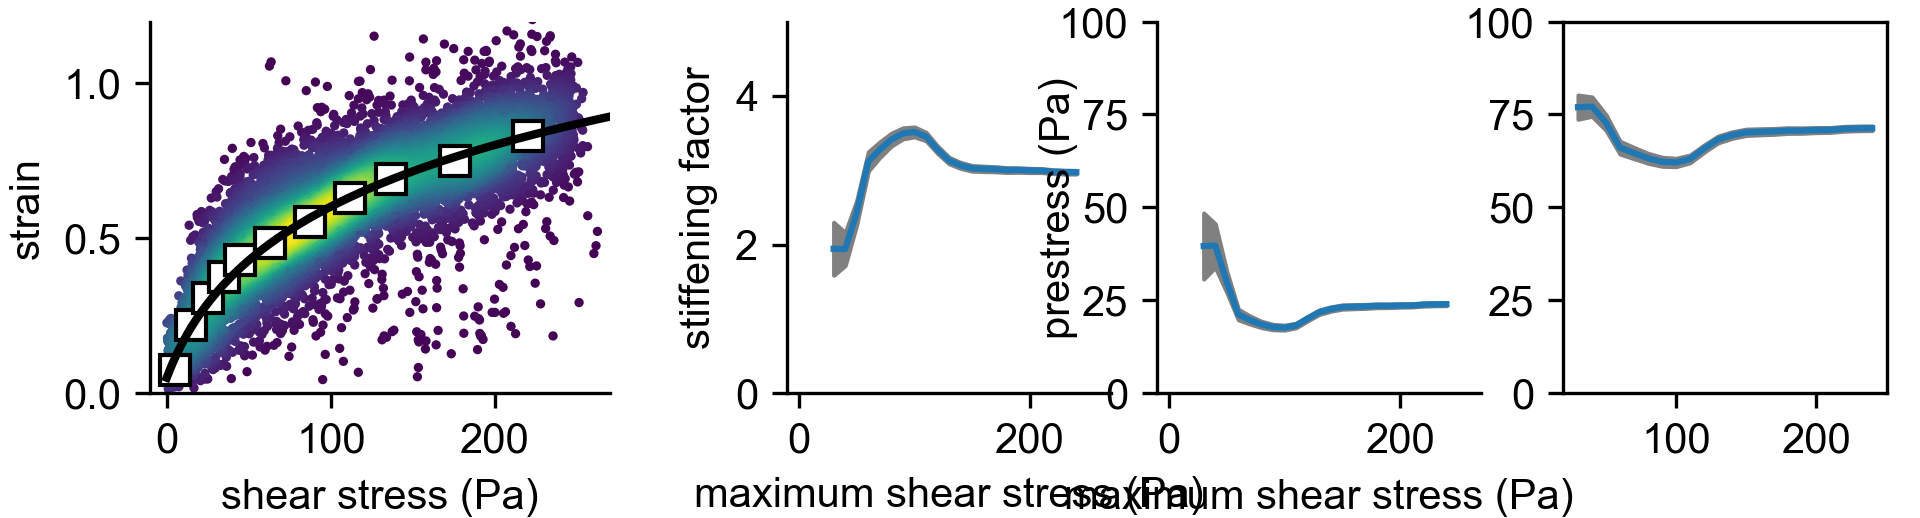

The script that drew this image:
# -*- coding: utf-8 -*-
"""
Created on Tue May 22 2020

@author: Ben

# This program reads a txt file with the analyzed cell position, shape (semi-major and semi-minor axis etc.),
# computes the cell strain and the fluid shear stress acting on each cell,
# plots the data (strain versus stress) for each cell using a kernel density estimate for the datapoint color,
# and fits a stress stiffening equation to the data 
# The results such as maximum flow speed, cell mechanical parameters, etc. are stored in 
# the file 'all_data.txt' located at the same directory as this script 
"""
import matplotlib.pyplot as plt
from matplotlib.backends.backend_pdf import PdfPages
from scripts.helper_functions import getInputFile, getConfig, getData, getInputFolder
from scripts.helper_functions import refetchTimestamps, getVelocity, filterCells, correctCenter, getStressStrain, fitStiffness
from scripts.helper_functions import initPlotSettings, plotVelocityProfile, plotStressStrain, plotMessurementStatus
from scripts.helper_functions import storeEvaluationResults, plotDensityScatter, plotStressStrainFit, plotBinnedData
import numpy as np
import pandas as pd
import glob
from pathlib import Path
import pylustrator
pylustrator.start()
ax = None

xlimits = [-40, 300]
ylimits = [-0.1, 1.1]

def plotPathList(paths):
    global ax
    paths = list(paths)
    print(paths)
    fit_data = []

    data_list = []
    for index, file in enumerate(paths):
        output_file = Path(str(file).replace("_result.txt", "_evaluated.csv"))

        # load the data and the config
        data = getData(file)
        config = getConfig(file)

        """ evaluating data"""
        if not output_file.exists():
            #refetchTimestamps(data, config)

            getVelocity(data, config)

            # take the mean of all values of each cell
            data = data.groupby(['cell_id']).mean()

            correctCenter(data, config)

            data = filterCells(data, config)

            # reset the indices
            data.reset_index(drop=True, inplace=True)

            getStressStrain(data, config)

            #data = data[(data.stress < 50)]
            data.reset_index(drop=True, inplace=True)

            data["area"] = data.long_axis * data.short_axis * np.pi
            data.to_csv(output_file, index=False)

        data = pd.read_csv(output_file)

        if 0:
            plt.plot(data.rp, data.angle, "o")
            plt.axhline(0)
            plt.axvline(0)
            plt.axhline(45)
            plt.axhline(-45)
            print(data.angle)
            plt.show()


        #data = data[(data.area > 0) * (data.area < 2000) * (data.stress < 250)]
        #data.reset_index(drop=True, inplace=True)

        data_list.append(data)


    data = pd.concat(data_list)
    data.reset_index(drop=True, inplace=True)

    getStressStrain(data, config)


    if 0:
        if 1:
            data.strain[(data.angle > 0) & (data.rp > 0)] *= -1
            data.strain[(data.angle < 0) & (data.rp < 0)] *= -1
        else:
            data.strain[(data.angle > 45)] *= -1
            data.strain[(data.angle < -45)] *= -1

    fits = []
    errors = []

    for i in np.arange(30, 250, 10):
        data2 = data[data.stress < i].reset_index(drop=True)
        print(i, len(data2))

        fitStiffness(data2, config)
        fits.append(config["fit"]["p"])
        errors.append(config["fit"]["err"])
        print("err", config["fit"]["err"], errors)

    plotDensityScatter(data.stress, data.strain)
    plotStressStrainFit(data, config)
    plotBinnedData(data.stress, data.strain, [0, 10, 20, 30, 40, 50, 75, 100, 125, 150, 200, 250])
    #plt.title(f'{config["fit"]["p"][0] * config["fit"]["p"][1]:.2f}')
    fit_data.append(config["fit"]["p"][0] * config["fit"]["p"][1])

    return fits, errors#fit_data


#""" loading data """
## get the results file (by config parameter or user input dialog)
datasets = [
    {
        "datafiles": [
            Path(r"\\131.188.117.96\biophysDS\emirzahossein\microfluidic cell rhemeter data\microscope4_baslercamera\2020_may\2020_05_22_alginateDMEM2%"),
        #    Path(r"Z:\emirzahossein\data\microscope4_baslercamera\2020_july\07_07_2020_alginate2%_rpmi_no_fcs_time"),
        ],
        "rows": 1,
        "cols": 12,
        "range": range(2, 11, 2),
        "fitfunc": "line",
        "repetition": 1,
}
]

rows = 1
cols = 4
#row_index = 0
data_index = -1
dataset = datasets[0]
datafiles = dataset["datafiles"]
for data_index, datafile in enumerate(datafiles):
    data_index += 1
    paths = []
    pressures = []
    ax = None
    datafiles = dataset["datafiles"]
    #
    for index, file in enumerate(Path(datafile).glob("**/*_result.txt")):
        config = getConfig(file)
        paths.append(file)
        pressures.append(config['pressure_pa'] / 100_000)

    paths = np.array(paths)
    pressures = np.array(pressures)

    unique_pressures = np.unique(pressures)
    unique_pressures = [3]#unique_pressures[unique_pressures > 0.5]
    print(unique_pressures)

    fit_data = []
    index = 1

    #for data_index, datafile in enumerate(datafiles):
    fit_data = []
    index = 1
    for pressure in unique_pressures:
        print(rows, cols, index, data_index)
        if ax is None:
            ax = plt.subplot(rows, cols, index)
        else:
            ax = plt.subplot(rows, cols, index)#, sharex=ax, sharey=ax)

        if index != 1:
            plt.tick_params(labelleft='off')
        else:
            plt.ylabel("strain")

        if data_index < rows-1:
            plt.tick_params(labelbottom='off')
        else:
            plt.xlabel("stress (pa)")

        f, errors = plotPathList(paths[pressures==pressure])
        fit_data.append(f)
        index += 1

    x = np.arange(30, 250, 10)
    fit_data = np.array(fit_data)[0]
    errors = np.array(errors)
    print("fit_data", fit_data.shape, errors.shape)
    plt.subplot(1, 4, 2)
    plt.fill_between(x, fit_data[:, 0]+errors[:, 0], fit_data[:, 0]-errors[:, 0], color="gray")
    plt.plot(x, fit_data[:, 0])
    plt.subplot(1, 4, 3)
    plt.fill_between(x, fit_data[:, 1]+errors[:, 1], fit_data[:, 1]-errors[:, 1], color="gray")
    plt.plot(x, fit_data[:, 1])

    plt.subplot(1, 4, 4)
    plt.fill_between(x, fit_data[:, 0]*fit_data[:, 1]+errors[:, 2], fit_data[:, 0]*fit_data[:, 1]-errors[:, 2], color="gray")
    plt.plot(x, fit_data[:, 0]*fit_data[:, 1])

#plt.legend()
#% start: automatic generated code from pylustrator
plt.figure(1).ax_dict = {ax.get_label(): ax for ax in plt.figure(1).axes}
import matplotlib as mpl
plt.figure(1).set_size_inches(16.260000/2.54, 4.390000/2.54, forward=True)
plt.figure(1).axes[0].set_position([0.078263, 0.240487, 0.239173, 0.717020])
plt.figure(1).axes[0].set_xlim(-10.0, 270.0)
plt.figure(1).axes[0].set_xticklabels(["0", "100", "200"])
plt.figure(1).axes[0].set_xticks([0.0, 100.0, 200.0])
plt.figure(1).axes[0].set_xticks([np.nan], minor=True)
plt.figure(1).axes[0].set_ylim(0.0, 1.2)
plt.figure(1).axes[0].spines['right'].set_visible(False)
plt.figure(1).axes[0].spines['top'].set_visible(False)
plt.figure(1).axes[0].get_xaxis().get_label().set_text("shear stress (Pa)")
plt.figure(1).axes[0].get_yaxis().get_label().set_text("strain")
plt.figure(1).axes[1].set_position([0.410016, 0.240487, 0.168478, 0.717020])
plt.figure(1).axes[1].set_xlim(-10.0, 270.0)
plt.figure(1).axes[1].set_xticks([np.nan], minor=True)
plt.figure(1).axes[1].set_ylim(0.0, 5.0)
plt.figure(1).axes[1].spines['right'].set_visible(False)
plt.figure(1).axes[1].spines['top'].set_visible(False)
plt.figure(1).axes[1].xaxis.labelpad = 3.716691
plt.figure(1).axes[1].get_xaxis().get_label().set_text("maximum shear stress (Pa)")
plt.figure(1).axes[1].get_yaxis().get_label().set_text("stiffening factor")
plt.figure(1).axes[2].set_position([0.602707, 0.240487, 0.168478, 0.717020])
plt.figure(1).axes[2].set_xlim(-10.0, 270.0)
plt.figure(1).axes[2].set_xticks([np.nan], minor=True)
plt.figure(1).axes[2].set_ylim(0.0, 100.0)
plt.figure(1).axes[2].spines['right'].set_visible(False)
plt.figure(1).axes[2].spines['top'].set_visible(False)
plt.figure(1).axes[2].yaxis.labelpad = -4.720000
plt.figure(1).axes[2].get_xaxis().get_label().set_text("maximum shear stress (Pa)")
plt.figure(1).axes[2].get_yaxis().get_label().set_text("prestress (Pa)")
plt.figure(1).axes[3].set_position([0.814025, 0.240487, 0.168478, 0.717020])
plt.figure(1).axes[3].set_ylim(0.0, 100.0)
#% end: automatic generated code from pylustrator
plt.savefig(__file__[:-3]+".png", dpi=300)
plt.savefig(__file__[:-3]+".pdf")
plt.show()
